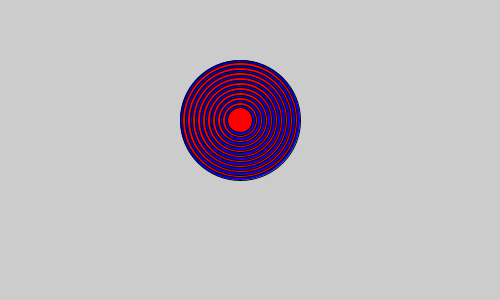
Frame 1 (no input)
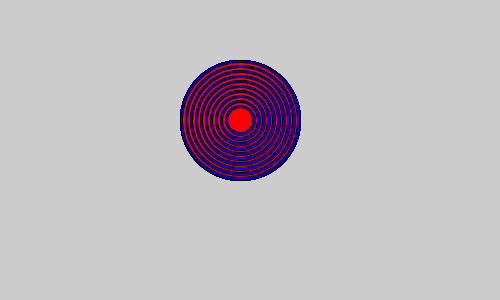
Frame 60 (the mouse pressed at the canvas centre just before this capture)
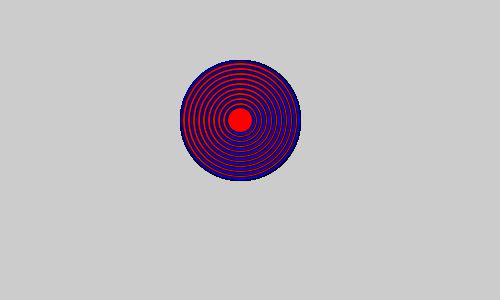
Frame 120 (the mouse held since frame 60 and released just before this capture)

The Processing sketch that drew these frames (run headless with seeded random() and noise(); from frame 60 on, the mouse is pressed at the canvas centre):

// Processing sketch: bullseye
// ── bullseye.pde

void setup() {
 
  // set the size of your sketch
  size(500,300);
}

void draw() {

  //Starting with the largest ellipse, use a for loop to draw a bullseye with ellipses.
  int s = 120;
  
  for(int i = 1 ; i <= 20;i++){
  if (i % 2 ==0) {
  
      fill(#FF0000);
  }
     else {
       fill(#0000FF) ;
     }


  
  
  
  ellipse(240,120,s,s);
  s = s - 5 ;
  }
  
  //Use an if statement and remainder to alternate the color of your rings
   
      
    }
